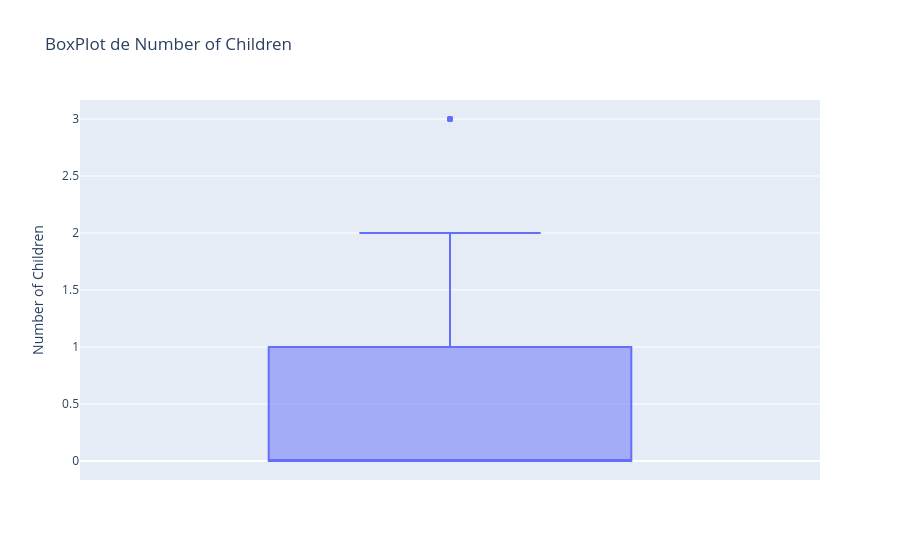

The notebook cell saved with this chart:
### Code cell
fig = px.box(df, y='Number of Children', title='BoxPlot de Number of Children')
fig.show()

### Figure 1 — Plotly figure (JSON) as saved in the notebook; plotly's stock layout.template omitted (floating-point values rounded to 4 significant figures; data arrays with more than 128 entries replaced by an {"elided": "..."} marker saying what was removed)
{"data": [{"alignmentgroup": "True", "hovertemplate": "Number of Children=%{y}<extra></extra>", "legendgroup": "", "marker": {"color": "#636efa"}, "name": "", "notched": false, "offsetgroup": "", "orientation": "v", "showlegend": false, "type": "box", "x0": " ", "xaxis": "x", "y": {"elided": "164 int values"}, "y0": " ", "yaxis": "y"}], "layout": {"boxmode": "group", "legend": {"tracegroupgap": 0}, "title": {"text": "BoxPlot de Number of Children"}, "xaxis": {"anchor": "y", "domain": [0, 1]}, "yaxis": {"anchor": "x", "domain": [0, 1], "title": {"text": "Number of Children"}}}}
